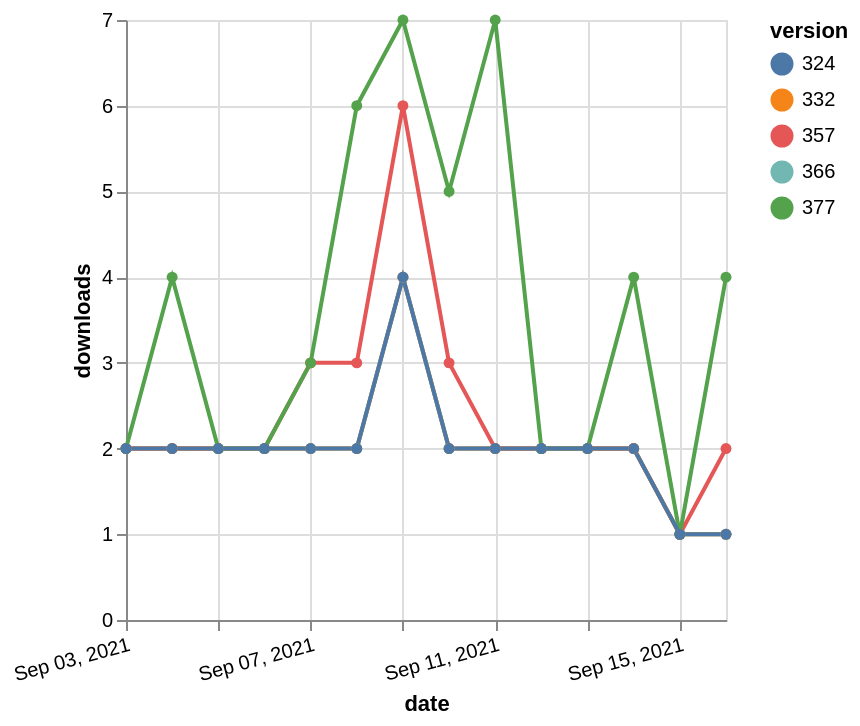

Vega-Lite specification for this chart:
### Vega-Lite specification from a JSON file in a GitHub repository (floating-point values rounded to 4 significant figures)
{"$schema": "https://vega.github.io/schema/vega-lite/v5.json", "description": "A simple bar chart with embedded data.", "data": {"values": [{"date": "2021-09-03", "total": 3247, "delta": 2, "version": "366"}, {"date": "2021-09-04", "total": 3249, "delta": 2, "version": "366"}, {"date": "2021-09-05", "total": 3251, "delta": 2, "version": "366"}, {"date": "2021-09-06", "total": 3253, "delta": 2, "version": "366"}, {"date": "2021-09-07", "total": 3255, "delta": 2, "version": "366"}, {"date": "2021-09-08", "total": 3257, "delta": 2, "version": "366"}, {"date": "2021-09-09", "total": 3261, "delta": 4, "version": "366"}, {"date": "2021-09-10", "total": 3263, "delta": 2, "version": "366"}, {"date": "2021-09-11", "total": 3265, "delta": 2, "version": "366"}, {"date": "2021-09-12", "total": 3267, "delta": 2, "version": "366"}, {"date": "2021-09-13", "total": 3269, "delta": 2, "version": "366"}, {"date": "2021-09-14", "total": 3271, "delta": 2, "version": "366"}, {"date": "2021-09-15", "total": 3272, "delta": 1, "version": "366"}, {"date": "2021-09-16", "total": 3273, "delta": 1, "version": "366"}, {"date": "2021-09-03", "total": 6193, "delta": 2, "version": "357"}, {"date": "2021-09-04", "total": 6195, "delta": 2, "version": "357"}, {"date": "2021-09-05", "total": 6197, "delta": 2, "version": "357"}, {"date": "2021-09-06", "total": 6199, "delta": 2, "version": "357"}, {"date": "2021-09-07", "total": 6202, "delta": 3, "version": "357"}, {"date": "2021-09-08", "total": 6205, "delta": 3, "version": "357"}, {"date": "2021-09-09", "total": 6211, "delta": 6, "version": "357"}, {"date": "2021-09-10", "total": 6214, "delta": 3, "version": "357"}, {"date": "2021-09-11", "total": 6216, "delta": 2, "version": "357"}, {"date": "2021-09-12", "total": 6218, "delta": 2, "version": "357"}, {"date": "2021-09-13", "total": 6220, "delta": 2, "version": "357"}, {"date": "2021-09-14", "total": 6222, "delta": 2, "version": "357"}, {"date": "2021-09-15", "total": 6223, "delta": 1, "version": "357"}, {"date": "2021-09-16", "total": 6225, "delta": 2, "version": "357"}, {"date": "2021-09-03", "total": 5400, "delta": 2, "version": "332"}, {"date": "2021-09-04", "total": 5402, "delta": 2, "version": "332"}, {"date": "2021-09-05", "total": 5404, "delta": 2, "version": "332"}, {"date": "2021-09-06", "total": 5406, "delta": 2, "version": "332"}, {"date": "2021-09-07", "total": 5408, "delta": 2, "version": "332"}, {"date": "2021-09-08", "total": 5410, "delta": 2, "version": "332"}, {"date": "2021-09-09", "total": 5414, "delta": 4, "version": "332"}, {"date": "2021-09-10", "total": 5416, "delta": 2, "version": "332"}, {"date": "2021-09-11", "total": 5418, "delta": 2, "version": "332"}, {"date": "2021-09-12", "total": 5420, "delta": 2, "version": "332"}, {"date": "2021-09-13", "total": 5422, "delta": 2, "version": "332"}, {"date": "2021-09-14", "total": 5424, "delta": 2, "version": "332"}, {"date": "2021-09-15", "total": 5425, "delta": 1, "version": "332"}, {"date": "2021-09-16", "total": 5426, "delta": 1, "version": "332"}, {"date": "2021-09-03", "total": 2906, "delta": 2, "version": "377"}, {"date": "2021-09-04", "total": 2910, "delta": 4, "version": "377"}, {"date": "2021-09-05", "total": 2912, "delta": 2, "version": "377"}, {"date": "2021-09-06", "total": 2914, "delta": 2, "version": "377"}, {"date": "2021-09-07", "total": 2917, "delta": 3, "version": "377"}, {"date": "2021-09-08", "total": 2923, "delta": 6, "version": "377"}, {"date": "2021-09-09", "total": 2930, "delta": 7, "version": "377"}, {"date": "2021-09-10", "total": 2935, "delta": 5, "version": "377"}, {"date": "2021-09-11", "total": 2942, "delta": 7, "version": "377"}, {"date": "2021-09-12", "total": 2944, "delta": 2, "version": "377"}, {"date": "2021-09-13", "total": 2946, "delta": 2, "version": "377"}, {"date": "2021-09-14", "total": 2950, "delta": 4, "version": "377"}, {"date": "2021-09-15", "total": 2951, "delta": 1, "version": "377"}, {"date": "2021-09-16", "total": 2955, "delta": 4, "version": "377"}, {"date": "2021-09-03", "total": 3492, "delta": 2, "version": "324"}, {"date": "2021-09-04", "total": 3494, "delta": 2, "version": "324"}, {"date": "2021-09-05", "total": 3496, "delta": 2, "version": "324"}, {"date": "2021-09-06", "total": 3498, "delta": 2, "version": "324"}, {"date": "2021-09-07", "total": 3500, "delta": 2, "version": "324"}, {"date": "2021-09-08", "total": 3502, "delta": 2, "version": "324"}, {"date": "2021-09-09", "total": 3506, "delta": 4, "version": "324"}, {"date": "2021-09-10", "total": 3508, "delta": 2, "version": "324"}, {"date": "2021-09-11", "total": 3510, "delta": 2, "version": "324"}, {"date": "2021-09-12", "total": 3512, "delta": 2, "version": "324"}, {"date": "2021-09-13", "total": 3514, "delta": 2, "version": "324"}, {"date": "2021-09-14", "total": 3516, "delta": 2, "version": "324"}, {"date": "2021-09-15", "total": 3517, "delta": 1, "version": "324"}, {"date": "2021-09-16", "total": 3518, "delta": 1, "version": "324"}]}, "width": "container", "mark": {"type": "line", "point": {"filled": true}}, "encoding": {"x": {"field": "date", "type": "temporal", "timeUnit": "yearmonthdate", "title": "date", "axis": {"labelAngle": -15}}, "y": {"field": "delta", "type": "quantitative", "title": "downloads"}, "color": {"field": "version", "type": "nominal"}, "tooltip": {"field": "delta"}}}
